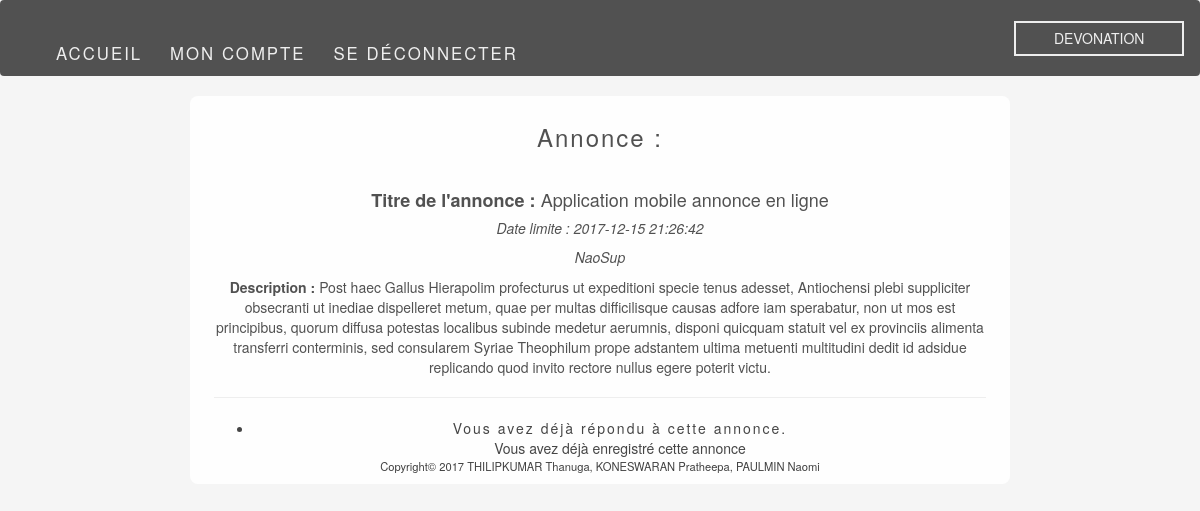
Screenshot of /annonce.php?id_ad=11 (signed in) with the database file from the repository.
### tables this page shows
CREATE TABLE IF NOT EXISTS `ad` (
  `id_ad` int(11) NOT NULL AUTO_INCREMENT,
  `title` varchar(50) NOT NULL,
  `ad_date` datetime NOT NULL,
  `deadline` date DEFAULT NULL,
  `description` text,
  `id_user` int(11) NOT NULL,
  PRIMARY KEY (`id_ad`),
  KEY `FK_ad_id_user` (`id_user`)
);

CREATE TABLE IF NOT EXISTS `user` (
  `id_user` int(11) NOT NULL AUTO_INCREMENT,
  `username` varchar(25) NOT NULL,
  `last_name` varchar(30) NOT NULL,
  `first_name` varchar(30) NOT NULL,
  `mail` varchar(50) NOT NULL,
  `password` varchar(255) NOT NULL,
  `phone` varchar(15) DEFAULT NULL,
  `profile_photo` varchar(255) DEFAULT NULL,
  `description` varchar(500) DEFAULT NULL,
  `github` varchar(255) DEFAULT NULL,
  `linkedin` varchar(255) DEFAULT NULL,
  `perso` varchar(255) DEFAULT NULL,
  PRIMARY KEY (`id_user`),
  UNIQUE KEY `username` (`username`,`mail`)
);

### annonce.php (the view, shortened to what this page needs)
<!doctype html>
<html lang="fr">
<head>
    <link rel="stylesheet" href="https://maxcdn.bootstrapcdn.com/bootstrap/3.3.7/css/bootstrap.min.css"
>
    <link rel="stylesheet" href="./CSS/header.css">
</head>
<body>
<?php require('includes/header.php');
if (isset($_SESSION['id'])) {
?>
<div class="row">
    <div class="form col-xs-10 col-xs-offset-1 col-sm-10 col-sm-offset-1 col-md-8 col-md-offset-2 col-lg-8 col-lg-offset-2">
        <h3>Annonce :</h3>
        <?php
        $id_ad = $_GET['id_ad'];
        $req = $db->query("SELECT * FROM ad WHERE id_ad = $id_ad");
        $ad = $req->fetch();
        $id_user = $ad['id_user'];
        $req = $db->query("SELECT * FROM user WHERE id_user = $id_user");
        $user = $req->fetch();
        ?>
        <h4><b>Titre de l'annonce :</b>
            <?php
            echo $ad['title'];
            ?>
        </h4>
        <h5>
            <i>Date limite :
                <?php
                echo $ad['ad_date'];
                ?>
            </i>
        </h5>
        <p>
            <a href="Profil/profil_infos_utilisateur.php?id_user=<?php echo $ad['id_user'] ?>" class="dark_link">
                <?php echo $user['username']; ?>
            </a>
        </p>
        <p>
            <b>Description :</b>
            <?php
            echo $ad['description'];
            ?>
        </p>
        <HR size=2 align=center width="100%">
        <?php
        if ($_SESSION['id'] != $ad['id_user']) {
            ?>
            <ul>
            <li>
                <?php
                $id = $_SESSION['id'];
                $id_ad = $ad['id_ad'];
                $req = $db->query("SELECT * FROM response WHERE id_dev = $id AND id_ad = $id_ad");
                $res = $req->fetchAll();
                if (($id != $id_user) && (empty($res))) {
                    ?>
                    <a href="form_response.php?id=<?php echo $ad['id_ad']?>" class="dark_link">Répondre à cette annonce</a>
                    <?php
                }
                elseif(!empty($res)) {
                    echo "Vous avez déjà répondu à cette annonce.";
                }
                ?>
            </li>
            <?php
            $id_ad = $ad['id_ad'];
            $id_user = $_SESSION['id'];
            $req = $db->query("SELECT * FROM save WHERE id_ad = $id_ad AND id_user = $id_user");
            $save = $req->fetchAll();
            if (empty($save)) {
                ?>
                <li>
                    <form action="" method="post">
                        <input type="submit" name="save" id="save" value="Enregistrer cette annonce">
                    </form>
                </li>
                </ul>
                <?php
                if (isset($_POST['save'])) {
                    $id_save = $_GET['id_ad'];
                    $req = $db->prepare("INSERT INTO save VALUES (:id_user, :id_ad)");
                    $req->execute([
                        ':id_user' => $_SESSION['id'],
                        ':id_ad' => $id_save
                    ]);
                    echo "Annonce enregistrée";
                }
            } else {
                echo "Vous avez déjà enregistré cette annonce";
            }
        }
        }
    ?>
    </div>
</div>

### CSS/header.css (style rules this page uses)
html { min-height: 100%; }
body { position: relative; background-color: #f5f5f5; }
h1, h2, h3, h4, h5, h6, p, a, label { color: #404040; }
.form { margin-top: 12vh; background: #ffffff; border-radius: 8px; padding: 1vh 2vw 2vh; text-align: center; opacity: 0.9; }
.form label,.form h3, .btn, li { letter-spacing: 2px; }
.form h3 { margin-bottom: 5vh; }
.form a { font-style: italic; color: #404040; }
.footer { position: absolute; font-size: 0.8em; color: #eeeeee; bottom: 0; text-align: center; width:100%; }

### rows the page displays
ad: title "Application mobile annonce en ligne", ad_date "2017-12-15 21:26:42", description "Post haec Gallus Hierapolim profecturus ut expeditioni specie tenus adesset, Antiochensi plebi suppliciter obsecranti ut inediae dispelleret metum, quae per multas difficilisque causas adfore iam sperabatur, non ut mos est principibus, quorum diffusa potestas localibus subinde medetur aerumnis, disponi quicquam statuit vel ex provinciis alimenta transferri conterminis, sed consularem Syriae Theophilum prope adstantem ultima metuenti multitudini dedit id adsidue replicando quod invito rectore nullus egere poterit victu."
user: username "NaoSup"
